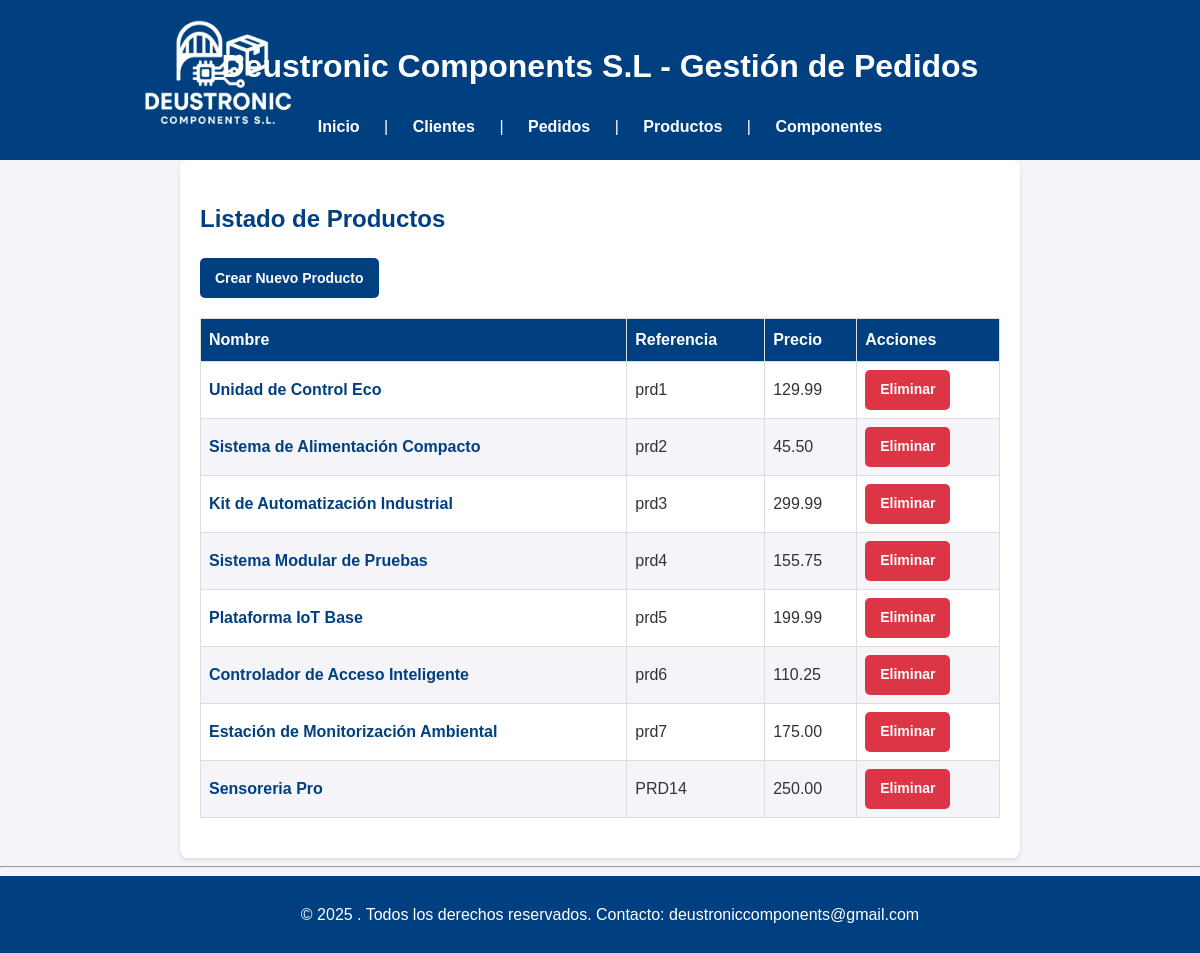
The app's page /productos/, older data.
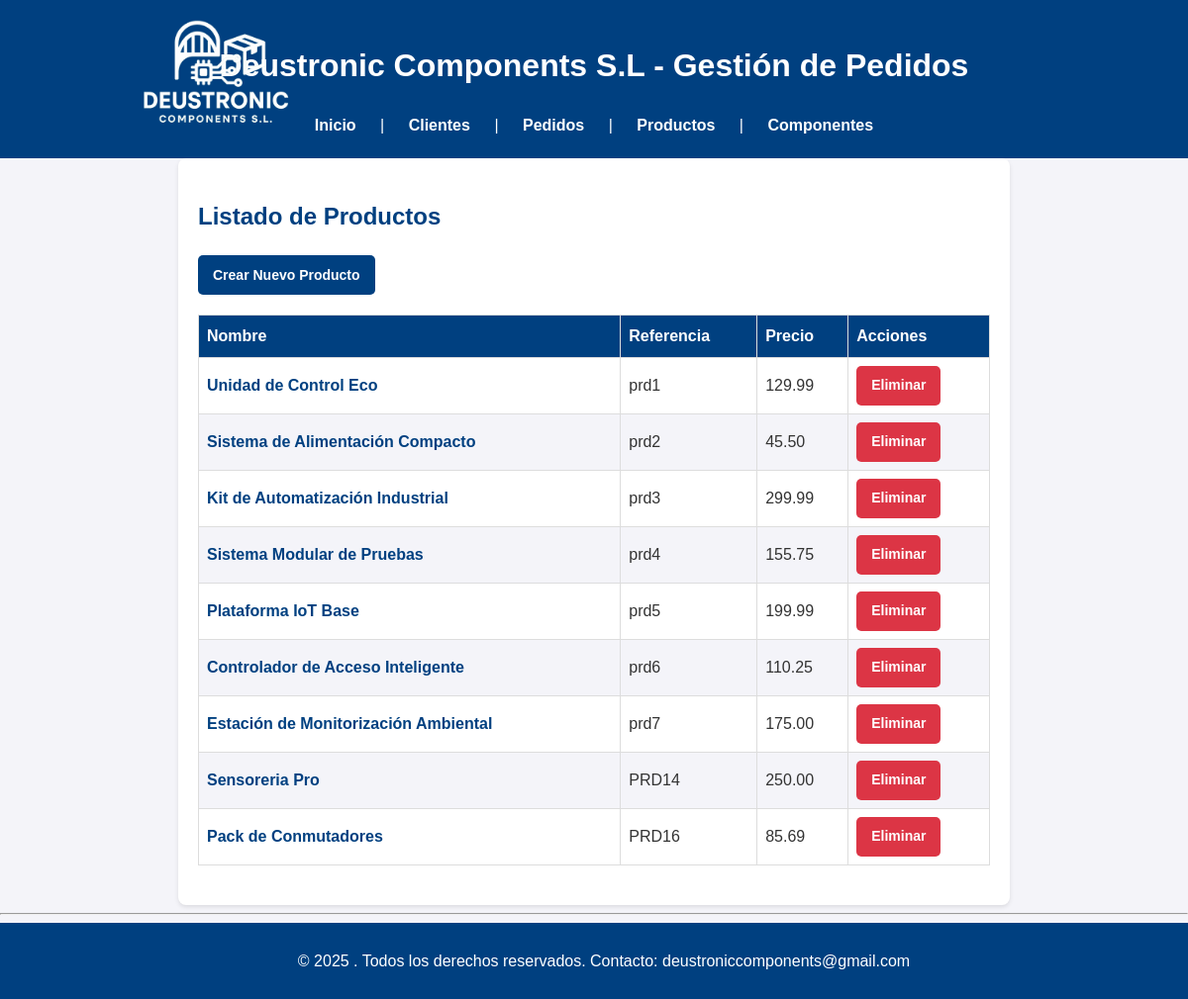
The same page, newer data.
### appEntrega/models.py (models this page shows, shortened)
class Producto(models.Model):
    referencia = models.CharField(max_length=50, unique=True)
    precio = models.DecimalField(max_digits=10, decimal_places=2)
    nombre = models.CharField(max_length=100)
    descripcion = models.TextField()
    categoria = models.CharField(max_length=100)
    componentes = models.ManyToManyField(Componente, related_name='productos')

### appEntrega/views.py (the view)
# urls.py: path("productos/", ProductoListView.as_view(), name="producto_listado"),
class ProductoListView(ListView):
    model = Producto
    template_name = 'producto_listado.html'
    context_object_name = 'productos'

### appEntrega/templates/producto_listado.html (shortened to what this page needs)
{% extends "base.html" %}
{% block content %}
<h2>Listado de Productos</h2>
<a href="{% url 'producto_crear' %}" class="button">Crear Nuevo Producto</a>
<table>
    <thead>
        <tr>
            <th>Nombre</th>
            <th>Referencia</th>
            <th>Precio</th>
            <th>Acciones</th>
        </tr>
    </thead>
    <tbody>
        {% for producto in productos %}
        <tr>
            <td><a href="{% url 'producto_detalle' producto.id %}" class="detalle_link">{{ producto.nombre }}</a></td>
            <td>{{ producto.referencia }}</td>
            <td>{{ producto.precio }}</td>
            <td>
                <a href="{% url 'producto_eliminar' producto.id %}" class="btn-eliminar">Eliminar</a>
            </td>
        </tr>
        {% empty %}
        <tr>
            <td colspan="4">No hay productos registrados.</td>
        </tr>
        {% endfor %}
    </tbody>
</table>
{% endblock %}

Row changes from the older to the newer data that the page shows:
added Producto: nombre "Pack de Conmutadores", referencia "PRD16", precio "85.69"
